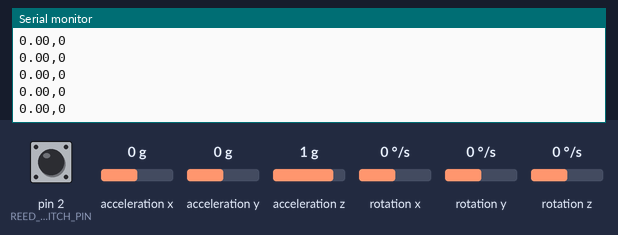
Recording of a sketch running on a simulated Arduino Uno, built with avr-gcc and run on an emulated ATmega328P. Parts: the last lines printed to the serial monitor. Inputs (shaded band) come from the test bench; at power-on: acceleration y 0 g, pin 2 (REED_SWITCH_PIN) HIGH, acceleration z 1 g, acceleration x 0 g, rotation x 0 °/s, rotation y 0 °/s, rotation z 0 °/s.

Above: at 1.2 s.
1.3 s: acceleration y set to -1.4 g
At 2.1 s:
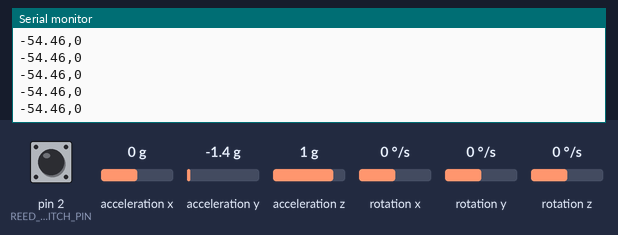
2.8 s: pin 2 (REED_SWITCH_PIN) pulled LOW for 0.15 s
At 3.3 s:
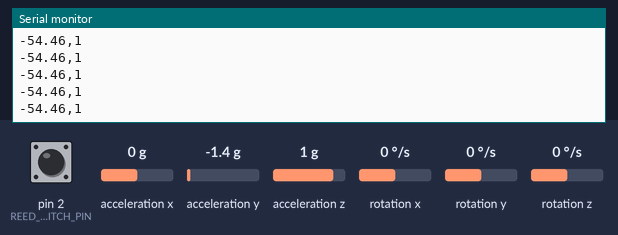
4.4 s: acceleration z set to -1.4 g
At 5.3 s:
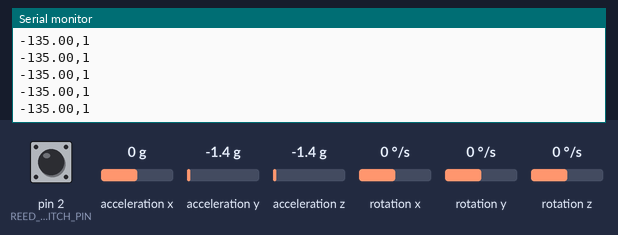
5.9 s: pin 2 (REED_SWITCH_PIN) pulled LOW for 1 s
At 6.9 s:
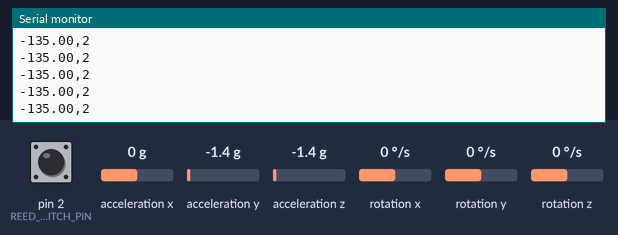
8.4 s: acceleration y set to -0.8 g
At 8.9 s:
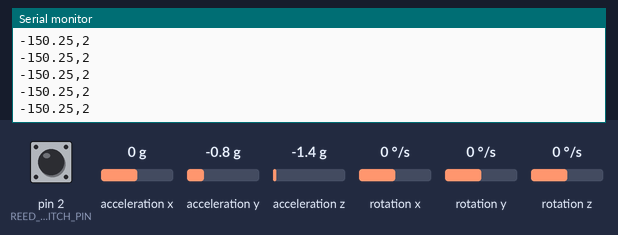
Timing chart, 0 to 10.9 s (numbered marks = the images above; inputs shaded):
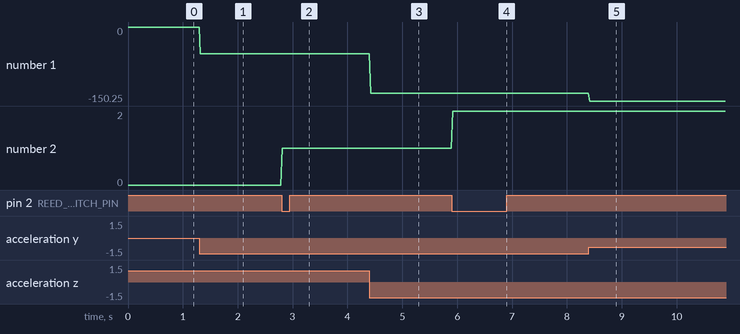

The sketch:

reedmpuard1.ino
```cpp
#include <Wire.h>
#include <MPU6050.h>

#define REED_SWITCH_PIN 2  // Reed switch connected to digital pin 2

MPU6050 mpu;
volatile int magnetCount = 0;

void reedSwitchInterrupt() {
    magnetCount++;  // Increase count when magnet passes
}

void setup() {
    Serial.begin(115200);  // Set baud rate to 115200
    Wire.begin();
    mpu.initialize();

    if (!mpu.testConnection()) {
        Serial.println("MPU6050 connection failed");
        while (1);
    }

    pinMode(REED_SWITCH_PIN, INPUT_PULLUP);
    attachInterrupt(digitalPinToInterrupt(REED_SWITCH_PIN), reedSwitchInterrupt, FALLING);
}

void loop() {
    int16_t ax, ay, az, gx, gy, gz;
    mpu.getMotion6(&ax, &ay, &az, &gx, &gy, &gz);

    float roll = atan2(ay, az) * 180.0 / PI;  // Calculate roll angle

    Serial.print(roll);
    Serial.print(",");
    Serial.println(magnetCount);  // Send roll and magnet count as "roll,reed_count"

    delay(20);
}
```

Measured:
- after the input at 1.3 s, the serial monitor: prints a new line at once (image 1)
- after the input at 2.8 s, the serial monitor: prints a new line at once (image 2)
- after the input at 4.4 s, the serial monitor: prints a new line at once (image 3)
- after the input at 5.9 s, the serial monitor: prints a new line at once (image 4)
- after the input at 8.4 s, the serial monitor: prints a new line at once (image 5)
- plotted number 1: 0 → -54.46 after the input at 1.3 s, -54.46 → -135 after the input at 4.4 s, -135 → -150.25 after the input at 8.4 s
- plotted number 2: 0 → 1 after the input at 2.8 s, 1 → 2 after the input at 5.9 s
